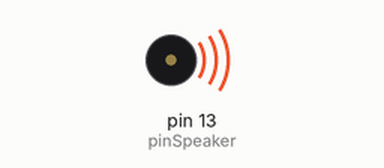
This sketch was run on a simulated Arduino Uno, built with avr-gcc and run on an emulated ATmega328P. Parts: buzzer (waves = sounding).

Above: at 0.1 s.
At 125.1 s:
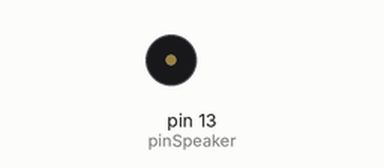
Timing chart, 0 to 126.6 s (numbered marks = the images above):
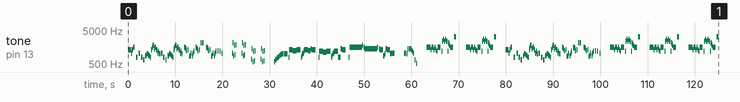

The sketch:

myRtttl.ino
```cpp
//#include <Tone.h>  // the core tone()/noTone() are used.
#include <rtttl.h>

const int pinSpeaker = 13;
const int octave = 0;

// this solution is recommended:
// the song is stored in program memory only
const char song_P[] PROGMEM = "Indiana:d=4,o=5,b=250:e,8p,8f,8g,8p,1c6,8p.,d,8p,8e,1f,p.,g,8p,8a,8b,8p,1f6,p,a,8p,8b,2c6,2d6,2e6,e,8p,8f,8g,8p,1c6,p,d6,8p,8e6,1f.6,g,8p,8g,e.6,8p,d6,8p,8g,e.6,8p,d6,8p,8g,f.6,8p,e6,8p,8d6,2c6";
const char song_SMB[] PROGMEM = "smb:d=4,o=5,b=100:16e6,16e6,32p,8e6,16c6,8e6,8g6,8p,8g,8p,8c6,16p,8g,16p,8e,16p,8a,8b,16a#,8a,16g.,16e6,16g6,8a6,16f6,8g6,8e6,16c6,16d6,8b,16p,8c6,16p,8g,16p,8e,16p,8a,8b,16a#,8a,16g.,16e6,16g6,8a6,16f6,8g6,8e6,16c6,16d6,8b,8p,16g6,16f#6,16f6,16d#6,16p,16e6,16p,16g#,16a,16c6,16p,16a,16c6,16d6,8p,16g6,16f#6,16f6,16d#6,16p,16e6,16p,16c7,16p,16c7,16c7,p,16g6,16f#6,16f6,16d#6,16p,16e6,16p,16g#,16a,16c6,16p,16a,16c6,16d6,8p,16d#6,8p,16d6,8p,16c6";
const char song_underground[] PROGMEM = "SMBUndergr:d=16,o=6,b=100:c,c5,a5,a,a#5,a#,2p,8p,c,c5,a5,a,a#5,a#,2p,8p,f5,f,d5,d,d#5,d#,2p,8p,f5,f,d5,d,d#5,d#,2p,32d#,d,32c#,c,p,d#,p,d,p,g#5,p,g5,p,c#,p,32c,f#,32f,32e,a#,32a,g#,32p,d#,b5,32p,a#5,32p,a5,g#5";
const char song_water[] PROGMEM = "SMBWater:d=8,o=6,b=225:4d5,4e5,4f#5,4g5,4a5,4a#5,b5,b5,b5,p,b5,p,2b5,p,g5,2e.,2d#.,2e.,p,g5,a5,b5,c,d,2e.,2d#,4f,2e.,2p,p,g5,2d.,2c#.,2d.,p,g5,a5,b5,c,c#,2d.,2g5,4f,2e.,2p,p,g5,2g.,2g.,2g.,4g,4a,p,g,2f.,2f.,2f.,4f,4g,p,f,2e.,4a5,4b5,4f,e,e,4e.,b5,2c.";
const char song_death[] PROGMEM = "smbdeath:d=4,o=5,b=90:32c6,32c6,32c6,8p,16b,16f6,16p,16f6,16f.6,16e.6,16d6,16c6,16p,16e,16p,16c";

const char smb[] PROGMEM = "smb:d=4,o=5,b=100:16e6,16e6,32p,8e6,16c6,8e6,8g6,8p,8g,8p,8c6,16p,8g,16p,8e,16p,8a,8b,16a#,8a,16g.,16e6,16g6,8a6,16f6,8g6,8e6,16c6,16d6,8b,16p,8c6,16p,8g,16p,8e,16p,8a,8b,16a#,8a,16g.,16e6,16g6,8a6,16f6,8g6,8e6,16c6,16d6,8b,8p,16g6,16f#6,16f6,16d#6,16p,16e6,16p,16g#,16a,16c6,16p,16a,16c6,16d6,8p,16g6,16f#6,16f6,16d#6,16p,16e6,16p,16c7,16p,16c7,16c7,p,16g6,16f#6,16f6,16d#6,16p,16e6,16p,16g#,16a,16c6,16p,16a,16c6,16d6,8p,16d#6,8p,16d6,8p,16c6";
const char smb_underground[] PROGMEM = "smb_under:d=4,o=6,b=100:32c,32p,32c7,32p,32a5,32p,32a,32p,32a#5,32p,32a#,2p,32c,32p,32c7,32p,32a5,32p,32a,32p,32a#5,32p,32a#,2p,32f5,32p,32f,32p,32d5,32p,32d,32p,32d#5,32p,32d#,2p,32f5,32p,32f,32p,32d5,32p,32d,32p,32d#5,32p,32d#";
const char smb_death[] PROGMEM = "smbdeath:d=4,o=5,b=90:32c6,32c6,32c6,8p,16b,16f6,16p,16f6,16f.6,16e.6,16d6,16c6,16p,16e,16p,16c";
const char smb_title[] PROGMEM = "smw_title:d=4,o=5,b=125:8d7,8d7,8d7,8d6,8d7,8d7,8d7,8d6,2d#7,8d7,p,32p,8d6,8b6,8b6,8b6,8d6,8b6,8b6,8b6,8d6,8b6,8b6,8b6,16b6,16c7,b6,8a6,8d6,8a6,8a6,8a6,8d6,8a6,8a6,8a6,8d6,8a6,8a6,8a6,16a6,16b6,a6,8g6,8d6,8b6,8b6,8b6,8d6,8b6,8b6,8b6,8d6,8b6,8b6,8b6,16a6,16b6,c7,e7,8d7,8d7,8d7,8d6,8c7,8c7,8c7,8f#6,2g6";
const char smb_clear_stage[] PROGMEM = "smw_clear:d=4,o=5,b=70:8g6,8g6,16e6,8g6,16e6,16g6,16e6,16d6,8g.6,16p,32d6,16d7,16e7,16d7,16e7,16d.7,32d6,32c7,32b6,16a6,8g.6,16p,8g7";

const char bomberman[] PROGMEM = "bomberman:d=4,o=5,b=125:16b4,16b4,16b,16b4,16d,16p,16f#,16g#,16a,16p,16a,16p,8g#,8p,16a4,16a4,16a,16a4,16c#,16p,16e,16f#,16g,16p,16f#,16g,16a4,16g#4,8a4,16f#4,16f#4,16f#,16f#4,16e,16p,16d#,16e,16f#4,16p,16f#,16p,8f#.4,16p,16f#4,16f#4,16f#,16f#4,16e,16p,16d#,16e,16f#4,16p,16f#,16p,16f#4,16f#4,16g#4,16a#4";

const char *songs[] = {smb, smb_underground, song_water, smb_death, smb_clear_stage};

Rtttl player;

void setup(void)
{
  player.begin(pinSpeaker);
  for (int i=0;i<sizeof(songs);i++) {
    player.play_P(songs[i], octave);
    delay(2000);
  }
//  player.play_P(song_SMB, octave);
//  delay(1000);
//  player.play_P(song_underground, octave);
//  delay(1000);
//  player.play_P(song_water, octave);
//  delay(1000);
//  player.play_P(song_death, octave);
//  delay(1000);
//  player.play_P(song_P, octave);
}

void loop(void)
{
}
```
